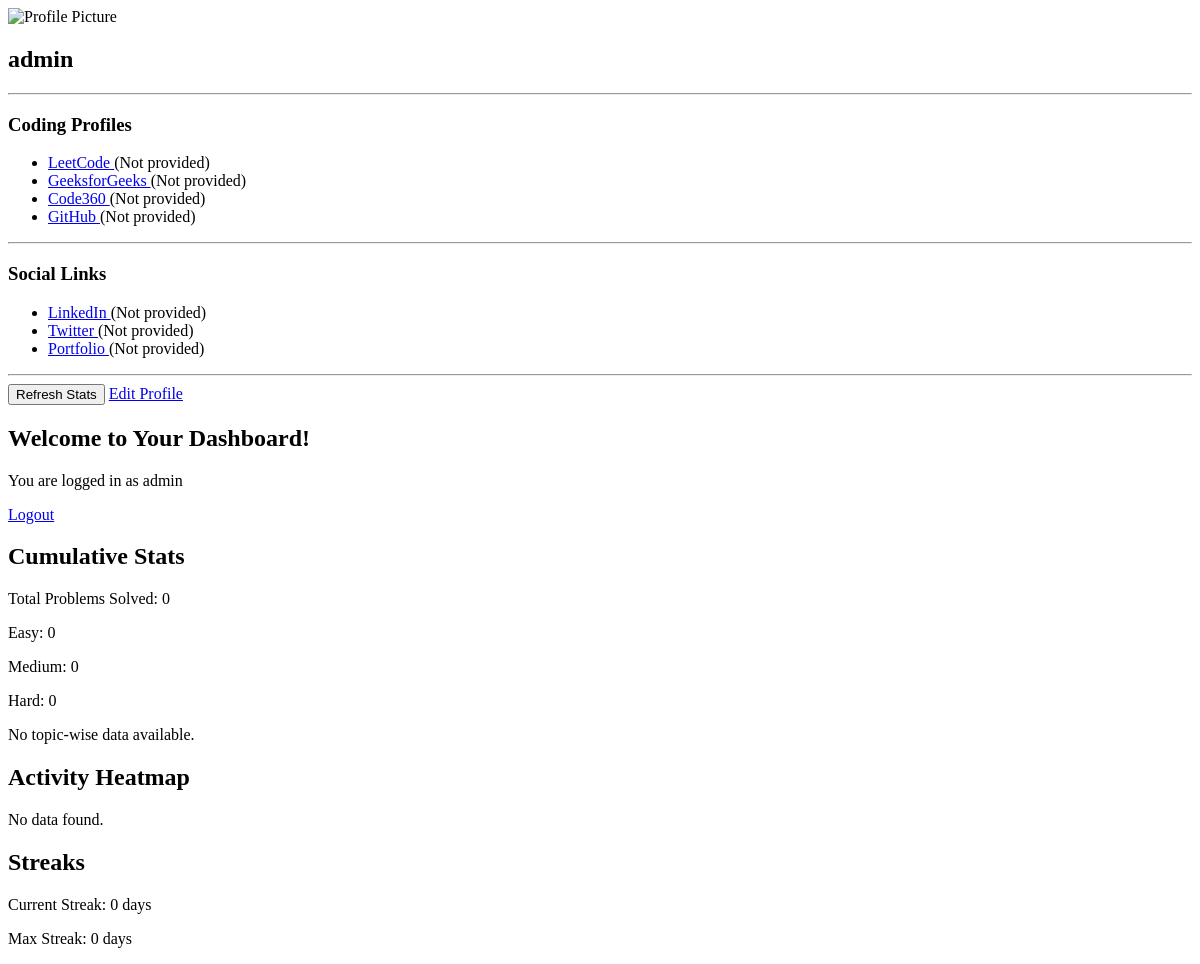
The app's page / (signed in), older data.
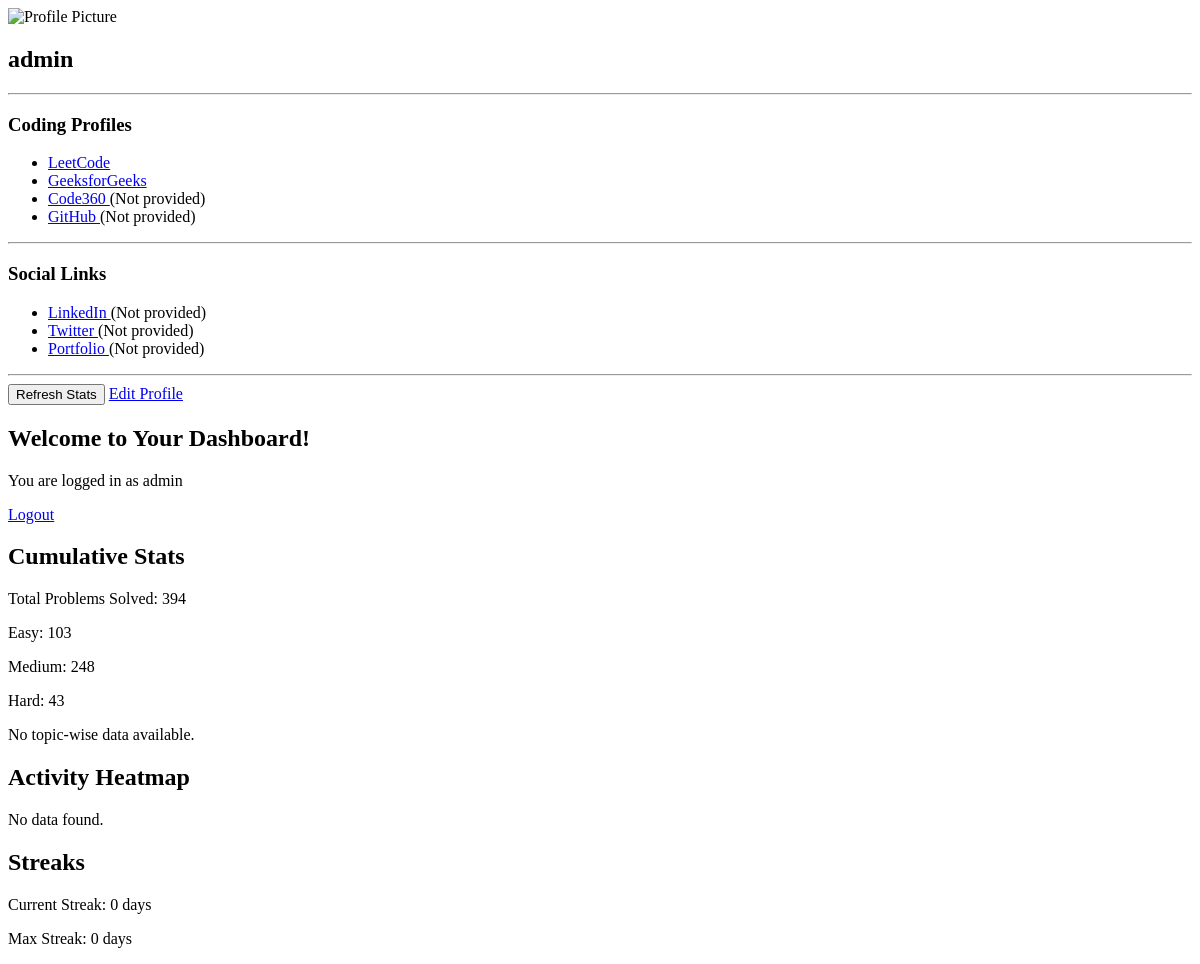
The same page, newer data.
### tracker/models.py (models this page shows, shortened)
class UserStats(models.Model):
    user = models.OneToOneField(UserProfile, on_delete=models.CASCADE)
    cumulative_stats = models.JSONField(default=default_cumulative_stats)
    heatmap_data = models.JSONField(default=default_heatmap_data)
    total_solved = models.IntegerField(default=0)
    max_streak = models.IntegerField(default=0)
    current_streak = models.IntegerField(default=0)

### tracker/views.py (the view)
# urls.py: path("", views.dashboard, name="dashboard"),  # Homepage
@login_required
def dashboard(request):
    user_profile = UserProfile.objects.filter(user=request.user).first()
    if not user_profile:
        return redirect('edit_profile')
    user_stats = UserStats.objects.filter(user=user_profile).first()
    if not user_stats:
        user_stats = UserStats(user=user_profile)  # Initialize with default values
    return render(request, "dashboard.html", {"user_stats": user_stats})

### templates/dashboard.html
{% include 'sidebar.html' %}
<h2>Welcome to Your Dashboard!</h2>
<p>You are logged in as {{ user.username }}</p>
<a href="{% url 'logout' %}">Logout</a>
<h2>Cumulative Stats</h2>
{% if user_stats and user_stats.cumulative_stats %}
    <p>Total Problems Solved: {{ user_stats.cumulative_stats.Total }}</p>
    <p>Easy: {{ user_stats.cumulative_stats.Easy }}</p>
    <p>Medium: {{ user_stats.cumulative_stats.Medium }}</p>
    <p>Hard: {{ user_stats.cumulative_stats.Hard }}</p>
    {% if user_stats.cumulative_stats.Topics %}
        <p>Topic-wise:</p>
        <ul>
            {% for topic, count in user_stats.cumulative_stats.Topics.items %}
                <li>{{ topic }}: {{ count }}</li>
            {% endfor %}
        </ul>
    {% else %}
        <p>No topic-wise data available.</p>
    {% endif %}
{% else %}
    <p>No data found.</p>
{% endif %}
<h2>Activity Heatmap</h2>
{% if user_stats and user_stats.heatmap_data %}
    <ul>
        {% for date, solved in user_stats.heatmap_data.items %}
            <li>{{ date }}: {{ solved }} problems</li>
        {% endfor %}
    </ul>
{% else %}
    <p>No data found.</p>
{% endif %}
<h2>Streaks</h2>
{% if user_stats and user_stats.current_streak is not None %}
    <p>Current Streak: {{ user_stats.current_streak }} days</p>
    <p>Max Streak: {{ user_stats.max_streak }} days</p>
{% else %}
    <p>No data found.</p>
{% endif %}

### templates/sidebar.html (shortened to what this page needs)
{% load static %}
<div class="sidebar bg-gray-900 text-white h-screen w-1/5 p-4 fixed overflow-y-auto">
    <div class="text-center">
        <img src="{% static 'default_profile.png' %}" alt="Profile Picture" class="w-16 h-16 mx-auto rounded-full object-cover">
        <h2 class="text-lg font-semibold mt-2">{{ user.username }}</h2>
    </div>
    <hr class="my-4 border-gray-600">
    <div class="links">
        <h3 class="text-md font-semibold mb-2">Coding Profiles</h3>
        <ul>
            <li>
                <a href="{{ user.userprofile.leetcode_link|default:'#' }}" target="_blank" class="text-blue-400 hover:underline">
                    LeetCode
                </a>
                {% if not user.userprofile.leetcode_link %}<span class="text-gray-500">(Not provided)</span>{% endif %}
            </li>
            <li>
                <a href="{{ user.userprofile.gfg_link|default:'#' }}" target="_blank" class="text-green-400 hover:underline">
                    GeeksforGeeks
                </a>
                {% if not user.userprofile.gfg_link %}<span class="text-gray-500">(Not provided)</span>{% endif %}
            </li>
            <li>
                <a href="{{ user.userprofile.code360_link|default:'#' }}" target="_blank" class="text-yellow-400 hover:underline">
                    Code360
                </a>
                {% if not user.userprofile.code360_link %}<span class="text-gray-500">(Not provided)</span>{% endif %}
            </li>
            <li>
                <a href="{{ user.userprofile.github_link|default:'#' }}" target="_blank" class="text-gray-400 hover:underline">
                    GitHub
                </a>
                {% if not user.userprofile.github_link %}<span class="text-gray-500">(Not provided)</span>{% endif %}
            </li>
        </ul>
    </div>
    <hr class="my-4 border-gray-600">
    <div class="social-links">
        <h3 class="text-md font-semibold mb-2">Social Links</h3>
        <ul>
            <li>
                <a href="{{ user.userprofile.linkedin_link|default:'#' }}" target="_blank" class="text-blue-400 hover:underline">
                    LinkedIn
                </a>
                {% if not user.userprofile.linkedin_link %}<span class="text-gray-500">(Not provided)</span>{% endif %}
            </li>
            <li>
                <a href="{{ user.userprofile.twitter_link|default:'#' }}" target="_blank" class="text-blue-300 hover:underline">
                    Twitter
                </a>
                {% if not user.userprofile.twitter_link %}<span class="text-gray-500">(Not provided)</span>{% endif %}
            </li>
            <li>
                <a href="{{ user.userprofile.portfolio_link|default:'#' }}" target="_blank" class="text-purple-400 hover:underline">
                    Portfolio
                </a>
                {% if not user.userprofile.portfolio_link %}<span class="text-gray-500">(Not provided)</span>{% endif %}
            </li>
        </ul>
    </div>
    <hr class="my-4 border-gray-600">
    <button class="w-full py-2 bg-blue-500 rounded hover:bg-blue-600">Refresh Stats</button>
    <a href="{% url 'edit_profile' %}" class="block bg-blue-500 hover:bg-blue-600 text-white py-2 px-4 rounded text-center mt-4">
        Edit Profile
    </a>
</div>

Row changes from the older to the newer data that the page shows:
changed UserStats: cumulative_stats.Total "0" → "394"; cumulative_stats.Easy "0" → "103"; cumulative_stats.Medium "0" → "248"; cumulative_stats.Hard "0" → "43"
Text that changed along with them:
text no longer shown: "(Not provided) (Not provided)"
